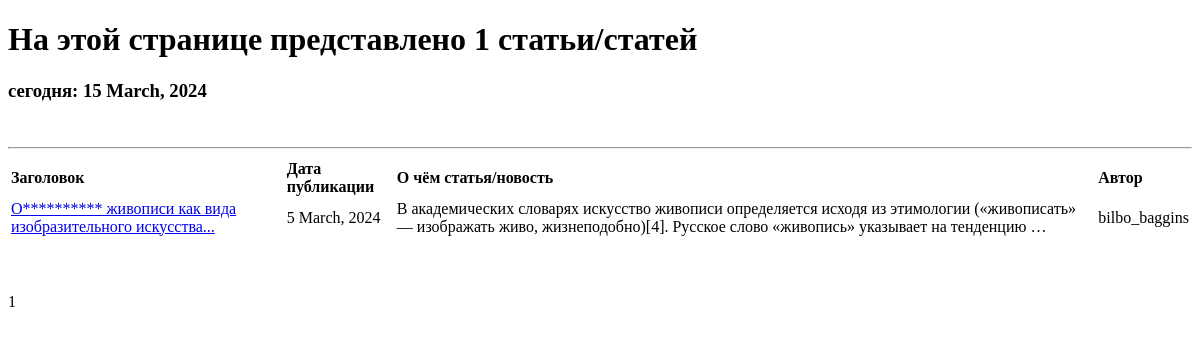
/main/articles/, run on an earlier commit of the app's database.
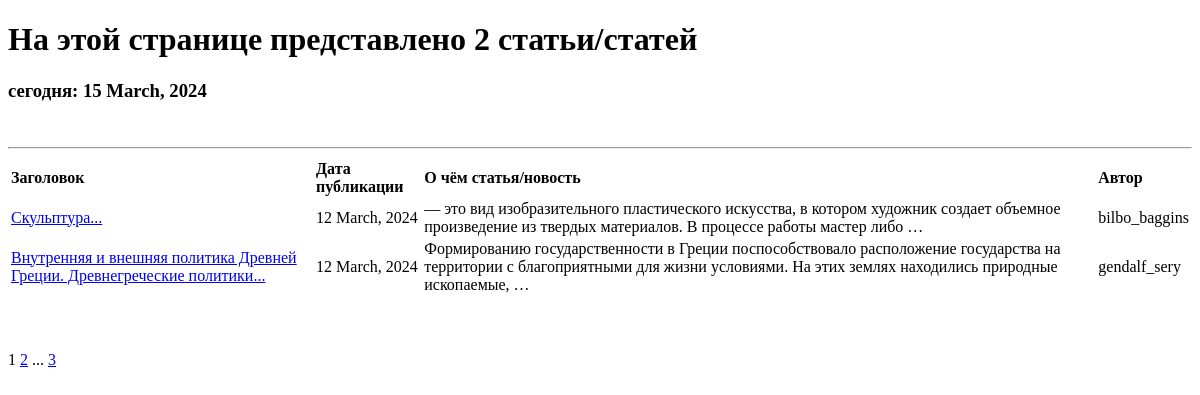
And on a later commit of the database.
### news/models.py (models this page shows, shortened)
class Post(models.Model):
    news = 'NEWS'
    post = 'POST'
    author = models.ForeignKey(Author, on_delete=models.CASCADE, null=True)
    post_or_news = models.CharField(max_length=4, choices=POSITIONS, default=news)
    date_time_creation_post = models.DateTimeField(null=True, auto_now_add=True)
    categories = models.ManyToManyField(Category, through='PostCategory')
    title = models.CharField(default='...', max_length=255)
    text = models.TextField(default='...')
    rating = models.FloatField(default=0.0)
    class Meta:
        ordering = ['-date_time_creation_post']

class Author(models.Model):
    user = models.OneToOneField(User, on_delete=models.CASCADE, null=True)
    rating = models.FloatField(default=0.0)
    def __str__(self):
        author_name = self.user.username
        return author_name

class User(AbstractUser):
    pass

### news/views.py (the view)
# urls.py: path('articles/', ArticlesList.as_view(), name='post_list'),
class ArticlesList(ListView):
    model = Post
    ordering = '-date_time_creation_post'
    template_name = 'articles.html'
    context_object_name = 'posts'
    paginate_by = 2
    def get_queryset(self):
        queryset = super().get_queryset()
        self.filterset = PostFilter(self.request.GET, queryset)
        return queryset.filter(post_or_news='POST')
    def get_context_data(self, **kwargs):
        context = super().get_context_data(**kwargs)
        context['filterset'] = self.filterset
        return context

### news/templatetags/custom_filters.py (called while the page is built)
@register.filter()
def punctuation_marks(value, mark='ellipsis'):
    postfix = CURRENCIES_SYMBOLS[mark]
    return f'{value}{postfix}'

@register.filter()
def censor(value):
    text = value.split()
    new_text = []
    for i in range(len(text)):
        word = text[i]
        first_symbol = word[0]
        if first_symbol in 'АИЕЁОУЫЭЮЯ':
            new_word = first_symbol
            if len(word) == 1:
                new_word = '*'
                new_text.append(new_word)
            else:
                for x in range(len(word)):
                    if x != 0:
                        if word[x].isalnum():
                            new_word += '*'
                        else:
                            new_word += word[x]
                new_text.append(new_word)
        else:
            new_text.append(word)
    new_text = ' '.join(new_text)
    return new_text

### news/templatetags/custom_tags.py (called while the page is built)
@register.simple_tag()
def current_time(format_string='%d %B, %Y'):
    return f'сегодня: {datetime.now().strftime(format_string)}'

@register.simple_tag(takes_context=True)
def url_replace(context, **kwargs):
   d = context['request'].GET.copy()
   for k, v in kwargs.items():
       d[k] = v
   return d.urlencode()

### templates/articles.html (shortened to what this page needs)
{% extends 'flatpages/default.html' %}
{% load custom_filters %}
{% load custom_tags %}
{% block content %}
   <h1>На этой странице представлено {{ posts|length }} статьи/статей</h1>
   <h3>{% current_time '%d %B, %Y' %}</h3>
   <br/>
   <hr>
   {% if posts %}
       <table>
           <tr>
               <td><b>Заголовок</b></td>
               <td><b>Дата публикации</b></td>
               <td><b>О чём статья/новость</b></td>
               <td><b>Автор </b></td>
           </tr>
           {% for post in posts %}
           <tr>
               <td><a href="{{post.id}}">{{ post.title|punctuation_marks|censor }}</a></td>
               <td>{{ post.date_time_creation_post|date:'j F, Y' }}</td>
               <td>{{ post.text|truncatewords:20 }}</td>
               <td>{{ post.author }}</td>
           </tr>
           {% endfor %}
       </table>
   {% else %}
       <h2>Статей нет!!</h2>
   {% endif %}
   <br/>
   <br/>
   <br/>
   {{ page_obj.number }}
   {% if page_obj.has_next %}
       <a href="?{% url_replace page=page_obj.next_page_number %}">{{ page_obj.next_page_number }}</a>
       {% if paginator.num_pages != page_obj.next_page_number %}
           ...
           <a href="?{% url_replace page=page_obj.paginator.num_pages %}">{{ page_obj.paginator.num_pages }}</a>
       {% endif %}
   {% endif %}
{% endblock content %}

What changed in the data, as far as the page shows it:
no longer on this page (row unchanged): Post: title|punctuation_marks "О********** живописи как вида изобразительного искусства...", date_time_creation_post "5 March, 2024", text "В академических словарях искусство живописи определяется исходя из этимологии («живописать» — изображать живо, жизнеподобно)[4]. Русское слово «живопись» указывает на тенденцию …", author "bilbo_baggins"
added Post: title|punctuation_marks "Скульптура...", date_time_creation_post "12 March, 2024", text "— это вид изобразительного пластического искусства, в котором художник создает объемное произведение из твердых материалов. В процессе работы мастер либо …", author "bilbo_baggins"
added Post: title|punctuation_marks "Внутренняя и внешняя политика Древней Греции. Древнегреческие политики...", date_time_creation_post "12 March, 2024", text "Формированию государственности в Греции поспособствовало расположение государства на территории с благоприятными для жизни условиями. На этих землях находились природные ископаемые, …", author "gendalf_sery"
Also different on the page:
{{ posts|length }}: "1" → "2"
{{ page_obj.next_page_number }}: (not shown) → "2"
{{ page_obj.paginator.num_pages }}: (not shown) → "3"
